Frame 1 (no input): blank canvas, image omitted
Frame 60 (no input): blank canvas, image omitted
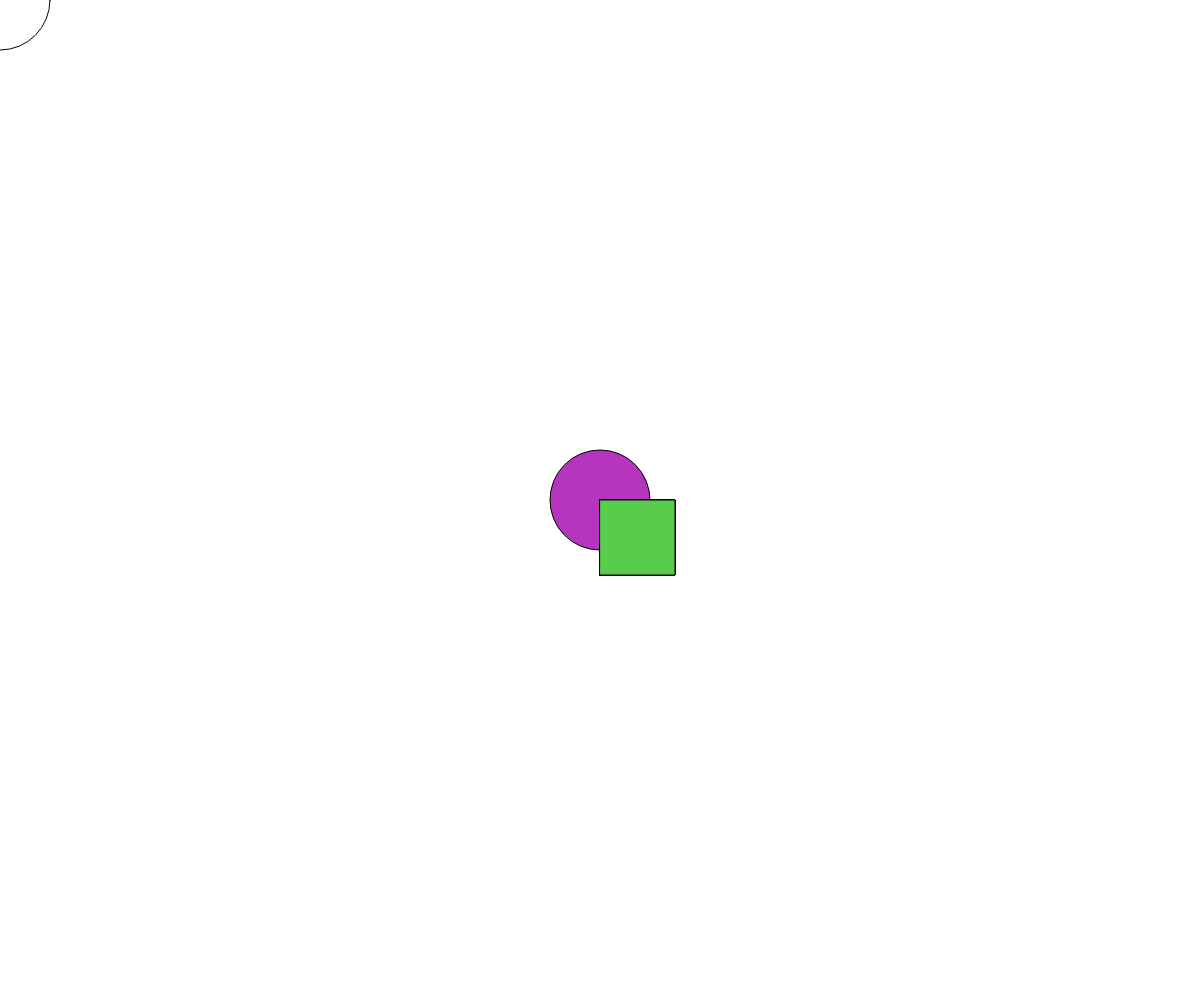
Frame 120 (the mouse pressed at the canvas centre since frame 60)

The p5.js sketch whose frames 1 and 60 were blank and that drew this single picture after the mouse press (run headless with seeded random() and noise() and a simulated clock; from frame 60 on, the mouse is pressed at the canvas centre):

// p5.js sketch
// ── sketch.js
/*
Using the Mouse
Ryan Milne
April 10th, 2019
*/

// set variable for mouse
let x = 1

function setup() {
  // put setup code here
  // create the canvas
  createCanvas(windowWidth,windowHeight);

} // end setup

function draw() {
  // put drawing code here
  // turn into squares
  if (mouseIsPressed) {

    if(x<=width) {
      rect(mouseX,mouseY,75,75);
    }

  }

} // end draw

// make ellipses
function mouseMoved() {

  if(x<=width) {
    ellipse(mouseX,mouseY,100,100);
    fill(random(0,255),random(0,255),random(0,255));
  }

} // end mouseMoved
